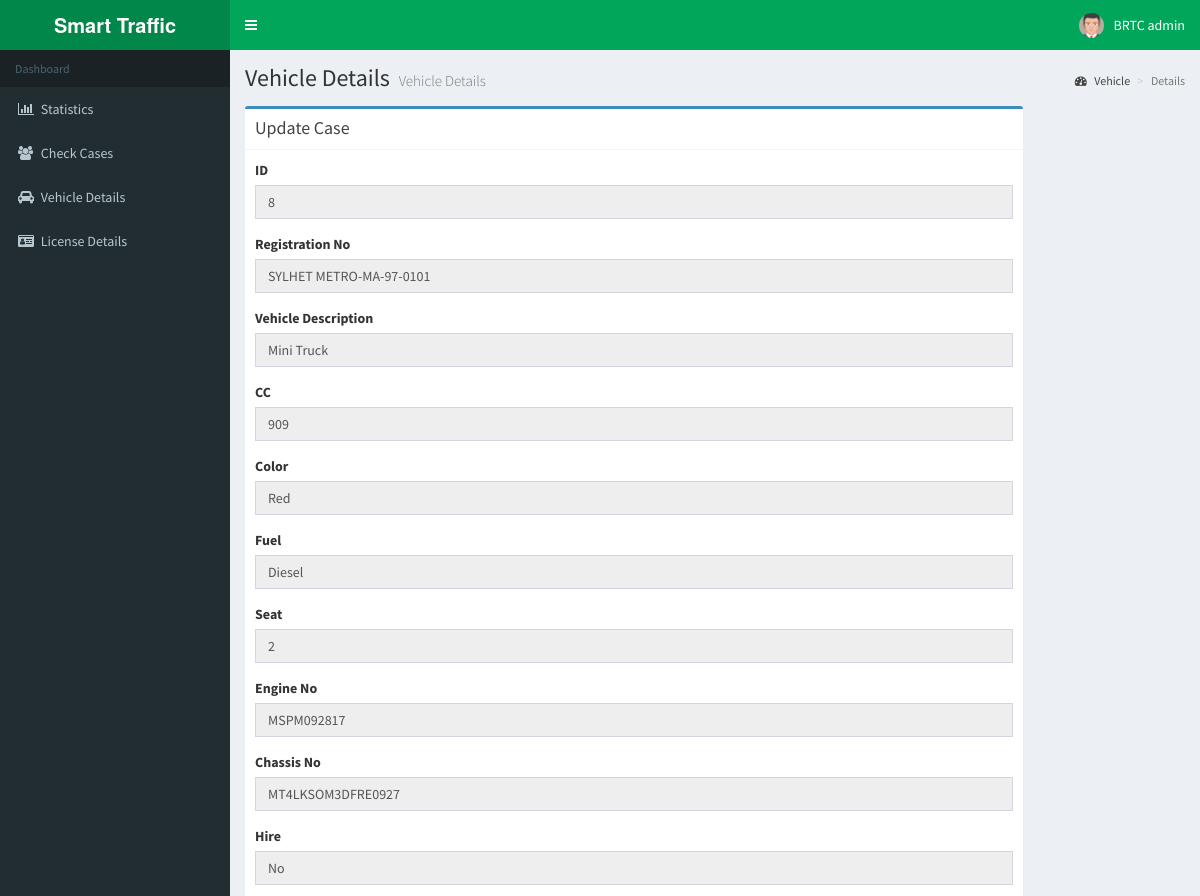
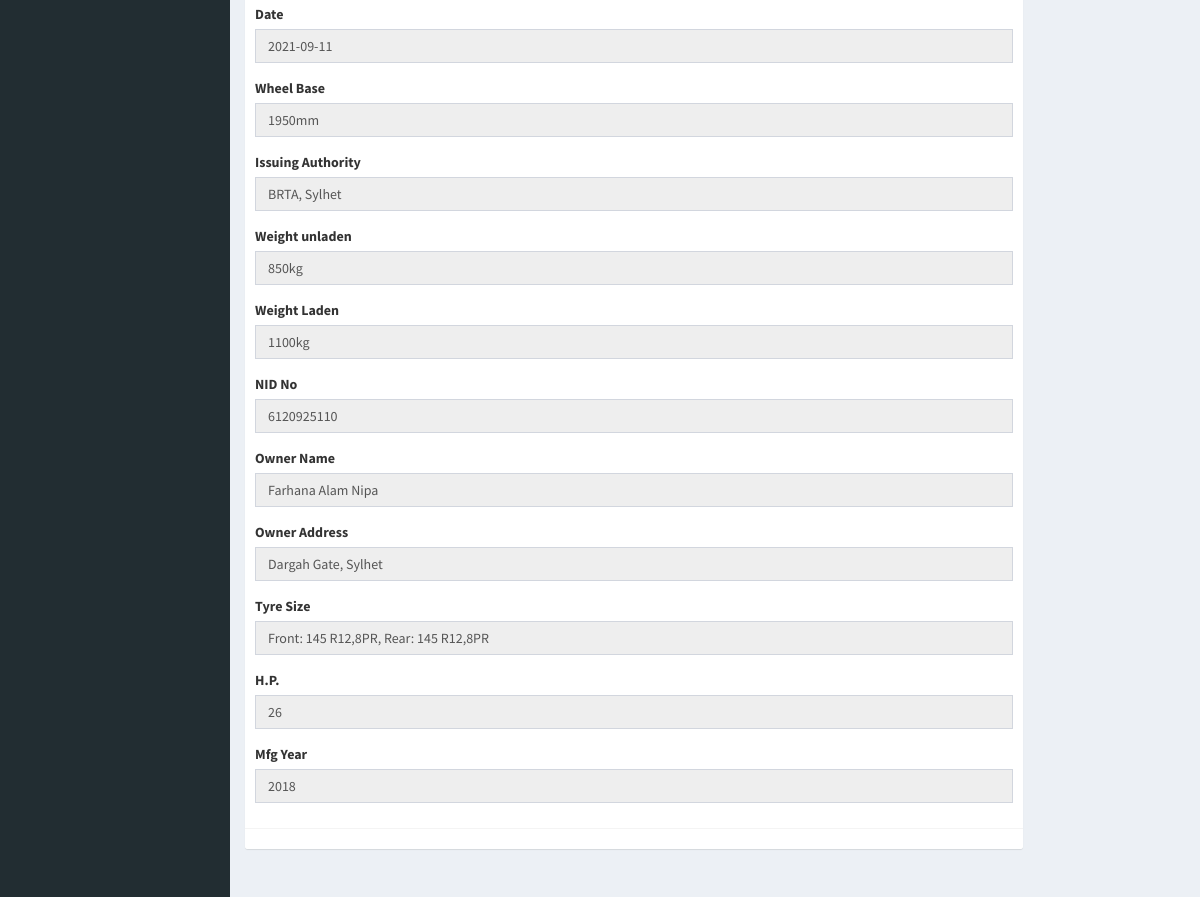
Screenshot of /traffic_info_admin/vehicledetails.php?update=8 (signed in) with the database file from the repository (2 pictures, top to bottom).
### tables this page shows
CREATE TABLE `vehicle_registration_brta` (
  `id` int(11) NOT NULL,
  `Registration_No` varchar(500) DEFAULT NULL,
  `Vehicle_Description` varchar(500) DEFAULT NULL,
  `Vehicle_class` varchar(500) DEFAULT NULL,
  `CC` varchar(500) DEFAULT NULL,
  `Color` varchar(500) DEFAULT NULL,
  `Fuel` varchar(500) DEFAULT NULL,
  `Seat` varchar(500) DEFAULT NULL,
  `Engine_No` varchar(500) DEFAULT NULL,
  `Chassis_No` varchar(500) DEFAULT NULL,
  `Hire` varchar(500) DEFAULT NULL,
  `Date` varchar(500) DEFAULT NULL,
  `Wheel_Base` varchar(500) DEFAULT NULL,
  `Issuing_Authority` varchar(500) DEFAULT NULL,
  `Weight_Unladen` varchar(500) DEFAULT NULL,
  `Weight_laden` varchar(500) DEFAULT NULL,
  `NID_No` varchar(5000) DEFAULT NULL COMMENT 'owner''s Nid',
  `photo` varchar(500) DEFAULT NULL,
  `Owner_name` varchar(500) DEFAULT NULL,
  `Owner_address` varchar(500) DEFAULT NULL,
  `Tyre_size` varchar(500) DEFAULT NULL,
  `H.P` varchar(500) DEFAULT NULL,
  `Mfg_Year` varchar(500) DEFAULT NULL,
  `customer_id` varchar(500) NOT NULL,
  `routepermit_certificate_no` varchar(500) NOT NULL,
  `routepermit_no` varchar(500) NOT NULL,
  `route` varchar(500) NOT NULL,
  `routepermit_start_date` varchar(500) NOT NULL,
  `routepermit_expiry_date` varchar(500) NOT NULL,
  `fitness_certificate_id` varchar(500) NOT NULL,
  `fitness_certificate_no` varchar(500) NOT NULL,
  `fitness_certificate_start_date` varchar(500) NOT NULL,
  `fitness_certificate_expiry_date` varchar(500) NOT NULL,
  `taxtoken_no` varchar(500) NOT NULL,
  `taxtoken_transaction_no` varchar(500) NOT NULL,
  `issuing_bank_name` varchar(500) NOT NULL,
  `isuuing_bank_branch` varchar(500) NOT NULL,
  `issuing_teller_name` varchar(500) NOT NULL,
  `taxperiod_start_date` varchar(500) NOT NULL,
  `taxperiod_expiry_date` varchar(500) NOT NULL,
  `principal_amount_paid` varchar(500) NOT NULL,
  `vat` varchar(500) NOT NULL,
  `fine` varchar(500) NOT NULL,
  `total_paid` varchar(500) NOT NULL
);

### traffic_info_admin/vehicledetails.php (the view, shortened to what this page needs)
<?php session_start();
include_once 'database.php';
?>
<?php
if(isset($_GET['update'])){
  $update = "SELECT * FROM vehicle_registration_brta WHERE id='".$_GET['update']."'";
  $result = $conn->query($update);
if ($result->num_rows > 0) {
    while($row = $result->fetch_assoc()) {
                 $id = $row['id'];
                $Registration_No = $row['Registration_No'];
                $Vehicle_Description = $row['Vehicle_Description'];
                $CC = $row['CC'];
                $Hire = $row['Hire'];
                $Color = $row['Color'];
                $Fuel= $row['Fuel'];
                $Seat=$row['Seat'];
                $Engine_No=$row['Engine_No'];
                $Chassis_No=$row['Chassis_No'];
                $Date=$row['Date'];
                $Wheel_Base=$row['Wheel_Base'];
                $Issuing_Authority=$row['Issuing_Authority'];
                $Weight_Unladen=$row['Weight_Unladen'];
                $Weight_laden=$row['Weight_laden'];
                $NID_No=$row['NID_No'];
                $Owner_name=$row['Owner_name'];
                $Owner_address=$row['Owner_address'];
                $Tyre_size=$row['Tyre_size'];
                $HP=$row['H.P'];
                $Mfg_Year=$row['Mfg_Year'];
    }
}
}
?>
<!DOCTYPE html>
<html>
<head>
  <link rel="stylesheet" href="bower_components/bootstrap/dist/css/bootstrap.min.css">
  <link rel="stylesheet" href="bower_components/font-awesome/css/font-awesome.min.css">
  <link rel="stylesheet" href="bower_components/Ionicons/css/ionicons.min.css">
    <link rel="stylesheet" href="bower_components/datatables.net-bs/css/dataTables.bootstrap.min.css">
  <link rel="stylesheet" href="bower_components/bootstrap-daterangepicker/daterangepicker.css">
  <link rel="stylesheet" href="bower_components/bootstrap-datepicker/dist/css/bootstrap-datepicker.min.css">
  <link rel="stylesheet" href="bower_components/select2/dist/css/select2.min.css">
  <link rel="stylesheet" href="dist/css/AdminLTE.min.css">
  <link rel="stylesheet" href="dist/css/skins/_all-skins.min.css">
</head>
<body class="hold-transition skin-green sidebar-mini">
<div class="wrapper">
 <?php include_once 'header.php'; ?>
  <?php include_once 'sidebar.php'; ?>
  <div class="content-wrapper">
    <section class="content-header">
      <h1>
        Vehicle Details
        <small>Vehicle Details</small>
      </h1>
      <ol class="breadcrumb">
        <li><a href="#"><i class="fa fa-dashboard"></i> Vehicle</a></li>
        <li class="active">Details</li>
      </ol>
    </section>
    <section class="content">
 <div class="row">
  <?php if (!isset($_GET['update'])) { ?>
              <?php
              if (isset($_POST['submit'])) {
                $sid = $_POST['sid'];
                $fname = $_POST['fname'];
                $lname = $_POST['lname'];
                 $text = $_POST['text'];
                $classroom = $_POST['classroom'];
 $password = $_POST['password'];
                $gender = $_POST['gender'];
                $parent=" ";
                if(isset($_POST['parent'])){
                $parent = $_POST['parent'];}
                  try {
                    $sql = "INSERT INTO student (sid,fname,lname,gender,semester_name,department_name,text) VALUES ('".$sid."', '".$fname."', '".$lname."','".$gender."','".$parent."','".$classroom."','".$text."')";
                  if ($conn->query($sql) === TRUE) {
                            $sql1 = "INSERT INTO user (role,text,password) VALUES ('student', '".$text."','".$password."')";
                            if($conn->query($sql1)==TRUE){
                                 echo "<script type='text/javascript'> var x = document.getElementById('truemsg');
x.style.display='block';</script>";
                            }
                      } else {
                            }
                  } catch (Exception $e) {
                  }
                                            }
              ?>
         <?php }elseif (isset($_GET['update'])) { ?>
     <div class="col-xs-10">
          <div class="box box-primary">
            <div class="box-header with-border">
              <h3 class="box-title">Update Case</h3>
            </div>
            <form role="form" method="POST" >
              <div class="box-body">
                 <div class="form-group">
                  <label for="exampleInputPassword1">ID</label>
                  <input name="id" type="text" class="form-control" id="exampleInputPassword1" readonly required value=<?php echo "'".$id."'"; ?>>
                </div>
                <div class="form-group">
                  <label for="exampleInputPassword1">Registration No</label>
                  <input name="fname" type="text" class="form-control" id="exampleInputPassword1" required readonly value=<?php echo "'".$Registration_No."'"; ?> >
                </div>
                <div class="form-group">
                  <label for="exampleInputPassword1">Vehicle Description</label>
                  <input name="lname" type="text" class="form-control" id="exampleInputPassword1"  required readonly value=<?php echo "'".$Vehicle_Description."'"; ?>>
                </div>
                 <div class="form-group">
                  <label for="exampleInputPassword1">CC </label>
                  <input name="text" type="text" class="form-control" id="exampleInputPassword1"  required readonly value=<?php echo "'".$CC."'"; ?>>
                </div>
 <div class="form-group">
                  <label for="exampleInputPassword1">Color </label>
                  <input name="text" type="text" class="form-control" id="exampleInputPassword1"  required readonly value=<?php echo "'".$Color."'"; ?>>
                </div>
                 <div class="form-group">
                  <label for="exampleInputPassword1">Fuel </label>
                  <input name="text" type="text" class="form-control" id="exampleInputPassword1"  required readonly value=<?php echo "'".$Fuel."'"; ?>>
                </div>
                 <div class="form-group">
                  <label for="exampleInputPassword1">Seat </label>
                  <input name="u_fine" type="text" class="form-control" id="exampleInputPassword1"  required readonly value=<?php echo "'".$Seat."'"; ?>>
                </div>
                 <div class="form-group">
                  <label for="exampleInputPassword1"> Engine No</label>
                  <input name="text" type="text" class="form-control" id="exampleInputPassword1"  required readonly value=<?php echo "'".$Engine_No."'"; ?>>
                </div>
                 <div class="form-group">
                  <label for="exampleInputPassword1"> Chassis No </label>
                  <input name="text" type="text" class="form-control" id="exampleInputPassword1"  required readonly value=<?php echo "'".$Chassis_No."'"; ?>>
                </div>
                 <div class="form-group">
                  <label for="exampleInputPassword1">Hire </label>
                  <input name="text" type="text" class="form-control" id="exampleInputPassword1"  required readonly value=<?php echo "'".$Hire."'"; ?>>
                </div>
                 <div class="form-group">
                  <label for="exampleInputPassword1">Date </label>
                  <input name="text" type="text" class="form-control" id="exampleInputPassword1"  required readonly value=<?php echo "'".$Date."'"; ?>>
                </div>
                 <div class="form-group">
                  <label for="exampleInputPassword1">Wheel Base </label>
                  <input name="text" type="text" class="form-control" id="exampleInputPassword1"  required readonly value=<?php echo "'".$Wheel_Base."'"; ?>>
                </div>
                 <div class="form-group">
                  <label for="exampleInputPassword1">Issuing Authority </label>
                  <input name="text" type="text" class="form-control" id="exampleInputPassword1"  required readonly value=<?php echo "'".$Issuing_Authority."'"; ?>>
                </div>
                 <div class="form-group">
                  <label for="exampleInputPassword1">Weight unladen </label>
                  <input name="text" type="text" class="form-control" id="exampleInputPassword1"  required readonly value=<?php echo "'".$Weight_Unladen."'"; ?>>
                </div>
                 <div class="form-group">
                  <label for="exampleInputPassword1">Weight Laden </label>
                  <input name="text" type="text" class="form-control" id="exampleInputPassword1"  required readonly value=<?php echo "'".$Weight_laden."'"; ?>>
                </div>
                 <div class="form-group">
                  <label for="exampleInputPassword1">NID No </label>
                  <input name="text" type="text" class="form-control" id="exampleInputPassword1"  required readonly value=<?php echo "'".$NID_No."'"; ?>>
                </div>
                 <div class="form-group">
                  <label for="exampleInputPassword1">Owner Name </label>
                  <input name="text" type="text" class="form-control" id="exampleInputPassword1"  required readonly value=<?php echo "'".$Owner_name."'"; ?>>
                </div>
                 <div class="form-group">
                  <label for="exampleInputPassword1">Owner Address </label>
                  <input name="text" type="text" class="form-control" id="exampleInputPassword1"  required readonly value=<?php echo "'".$Owner_address."'"; ?>>
                </div>
                 <div class="form-group">
                  <label for="exampleInputPassword1">Tyre Size</label>
                  <input name="text" type="text" class="form-control" id="exampleInputPassword1"  required readonly value=<?php echo "'".$Tyre_size."'"; ?>>
                </div>
                 <div class="form-group">
                  <label for="exampleInputPassword1">H.P. </label>
                  <input name="text" type="text" class="form-control" id="exampleInputPassword1"  required readonly value=<?php echo "'".$HP."'"; ?>>
                </div>
                 <div class="form-group">
                  <label for="exampleInputPassword1">Mfg Year </label>
                  <input name="text" type="text" class="form-control" id="exampleInputPassword1"  required readonly value=<?php echo "'".$Mfg_Year."'"; ?>>
                </div>
 </div>
              <div class="box-footer">
              </div>
            </form>
              ?></div></div>
          <?php } ?>
        </div>
    </section>
  </div>
</div>
</body>
</html>

### rows the page displays
vehicle_registration_brta: id "8", fname "SYLHET METRO-MA-97-0101", lname "Mini Truck", text "909", text "Red", text "Diesel", u_fine "2", text "MSPM092817", text "MT4LKSOM3DFRE0927", text "No", text "2021-09-11", text "1950mm", text "BRTA, Sylhet", text "850kg", text "1100kg", text "6120925110", text "Farhana Alam Nipa", text "Dargah Gate, Sylhet", text "Front: 145 R12,8PR, Rear: 145 R12,8PR", text "26", text "2018"

### other values shown
$_SESSION['user'] "BRTC admin"
